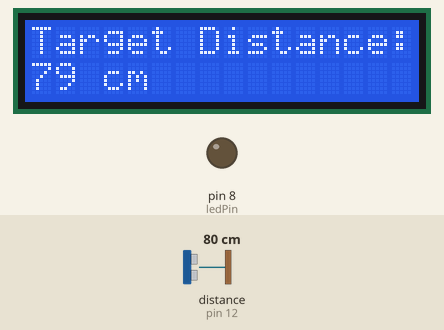
Simulated run of this sketch. Board: Arduino Uno, built with avr-gcc and run on an emulated ATmega328P. On the bench: 16×2 character LCD, output pins drawn as LEDs (lit = HIGH). Wiring (inferred from the names in the program): ultrasonic range finder: trigger pin 13; echo pin 12. Dashed ring = blinking. The inputs (shaded band) are chosen by the test bench; at power-on: distance to the obstacle (sensor on pin 12) 80 cm. The echo pulse lasts 58.3 µs per cm; pins used as bus, display or sensor lines are not drawn.

Above: at 1.2 s.
1.3 s: distance to the obstacle (sensor on pin 12) set to 13 cm
At 2.2 s:
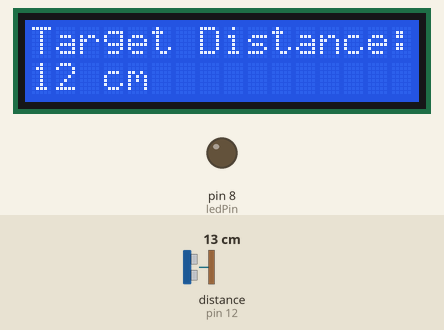
2.8 s: distance to the obstacle (sensor on pin 12) set to 10 cm
At 3.01 s:
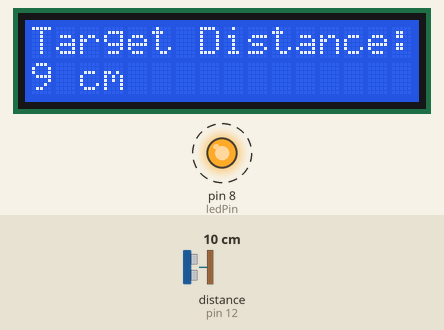
5.8 s: distance to the obstacle (sensor on pin 12) set to 120 cm
At 7.5 s:
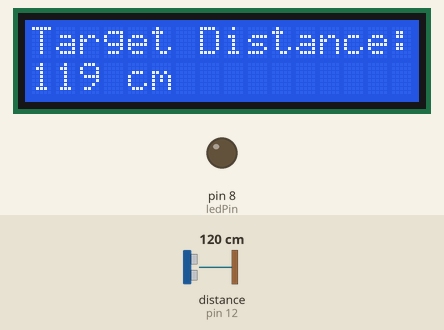
Timing chart, 0 to 9.0 s (numbered marks = the images above; inputs shaded):
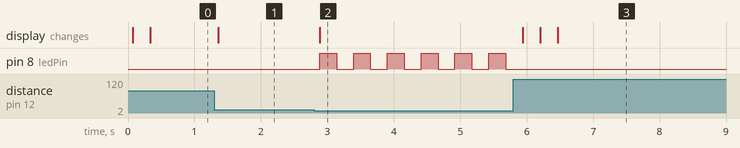

The sketch:

ultrasonic_distance_led_alert.ino
```cpp
#include <LiquidCrystal.h> //Load Liquid Crystal Library
LiquidCrystal LCD(11,10,9,2,3,4,5);  //Create Liquid Crystal Object called LCD

#define trigPin 13 //Sensor Echo pin connected to Arduino pin 13
#define echoPin 12 //Sensor Trip pin connected to Arduino pin 12
#define ledPin 8   //LED on pin 6 (pin 9 is used by the LCD)

const long threshold = 10;          // flash when distance is at or below this (cm)
unsigned long previousMillis = 0;   // time of last LED toggle
bool ledState = false;              // tracks whether LED is on or off


//Simple program just for testing the HC-SR04 Ultrasonic Sensor with LCD dispaly
//URL:

void setup()
{
  pinMode(trigPin, OUTPUT);
  pinMode(echoPin, INPUT);
  pinMode(ledPin, OUTPUT);          // NEW

  LCD.begin(16,2); //Tell Arduino to start your 16 column 2 row LCD
  LCD.setCursor(0,0);  //Set LCD cursor to upper left corner, column 0, row 0
  LCD.print("Target Distance:");  //Print Message on First Row
}

void loop() {
  long duration, distance;
  digitalWrite(trigPin, LOW);
  delayMicroseconds(2);
  digitalWrite(trigPin, HIGH);
  delayMicroseconds(10);
  digitalWrite(trigPin, LOW);
  duration = pulseIn(echoPin, HIGH);
  distance = (duration/2) / 29.1;

  LCD.setCursor(0,1);  //Set cursor to first column of second row
  LCD.print("                "); //Print blanks to clear the row
  LCD.setCursor(0,1);   //Set Cursor again to first column of second row
  LCD.print(distance); //Print measured distance
  LCD.print(" cm");  //Print your units.
    // flash the LED when the distance is at or below the threshold
  if (distance <= threshold) {
    unsigned long currentMillis = millis();
    if (currentMillis - previousMillis >= 250) {
      previousMillis = currentMillis;
      ledState = !ledState;
      digitalWrite(ledPin, ledState ? HIGH : LOW);
    }
  } else {
    digitalWrite(ledPin, LOW);      // LED off when distance is above threshold
  }

  delay(250); //pause to let things settle
}
```

Measured:
- the behaviour switches between 12 and 11 cm on distance to the obstacle (sensor on pin 12) (found by bisection; images 1 and 2)
- after the input at 1.3 s, the display: changes after 0.06 s (image 1)
- after the input at 2.8 s, pin 8 (ledPin): alternates HIGH for 0.25 s and LOW for 0.25 s, starting after 0.09 s; the display: changes after 0.09 s (image 2)
- after the input at 5.8 s, pin 8 (ledPin): stops changing and stays LOW; the display: changes after 0.14 s (image 3)
